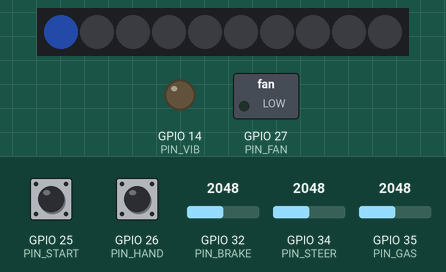
The sketch below on a simulated ESP32. On the bench: 10 RGB LEDs in strip order, left to right, switched loads named in the sketch (green lamp = pin HIGH), output pins drawn as LEDs (lit = HIGH). The inputs (shaded band) are chosen by the test bench; at power-on: GPIO 25 (PIN_START) HIGH, GPIO 26 (PIN_HAND) HIGH, GPIO 32 (PIN_BRAKE) = 2048, GPIO 34 (PIN_STEER) = 2048, GPIO 35 (PIN_GAS) = 2048 (analog values on the 0–4095 scale). Dim RGB values are drawn brighter than linear; WiFi joins after 1.5 s; servers stay silent unless stated; no MQTT or app messages arrive unless stated; what the sketch prints to the serial monitor is not drawn.

Above: at 1.61 s.
At 2.34 s:
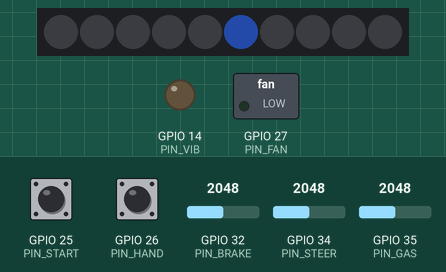
At 2.78 s:
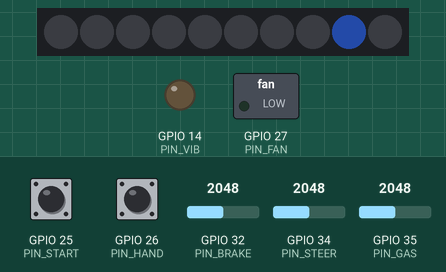
At 3.24 s:
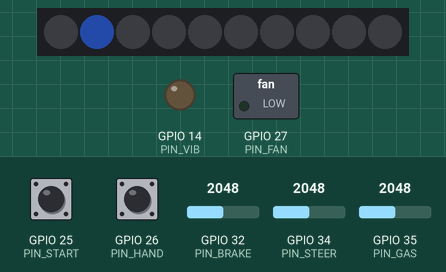

The sketch:

esp32_volante_sanje.ino
```cpp
/*
  IES SANJE · Vuelta rápida en La Sarthe
  Puesto de conducción con ESP32 por MQTT

  ENVÍA al juego (tema <PREFIX>/control, 30 veces por segundo):
    {"steer":-1..1, "gas":0..1, "brake":0..1, "hand":0|1}
  y "start" en <PREFIX>/cmd al pulsar el botón de salida.

  RECIBE del juego:
    <PREFIX>/telemetry  -> velocidad, revoluciones, pianos...
    <PREFIX>/event      -> semáforo, salida, choques, vueltas

  Hardware:
    GPIO34  potenciómetro del volante   (pin central; extremos a 3V3 y GND)
    GPIO35  potenciómetro del acelerador
    GPIO32  potenciómetro del freno
    GPIO25  pulsador de salida           (a GND)
    GPIO26  interruptor freno de mano    (a GND)
    GPIO5   tira WS2812 de 10 LED (revoluciones + semáforo)
    GPIO27  ventilador por MOSFET (viento según la velocidad)
    GPIO14  motor de vibración por transistor (choques y pianos)

  Librerías (Gestor de librerías de Arduino):
    PubSubClient, ArduinoJson (v7), Adafruit NeoPixel
*/

#include <WiFi.h>
#include <PubSubClient.h>
#include <ArduinoJson.h>
#include <Adafruit_NeoPixel.h>

// ---------- Configuración ----------
const char* WIFI_SSID = "TU_WIFI";
const char* WIFI_PASS = "TU_CLAVE";
// Broker MQTT (público de HiveMQ, o la IP de tu Mosquitto)
const char* MQTT_HOST = "broker.hivemq.com";   // broker público y gratuito
const int   MQTT_PORT = 1883;
// Credenciales del cliente creado en FlowFuse > Broker. Déjalas vacías con Mosquitto sin contraseña.
// En FlowFuse el usuario es también el ID de cliente: "volante@IDdelEquipo"
const char* MQTT_USER = "";   // vacío con HiveMQ
const char* MQTT_PASS = "";
// Prefijo + código de sala: copia las 4 letras que muestra el juego en el menú
// (por ejemplo, si el juego enseña la sala K7P2, pon "iessanje/lemans/K7P2")
const char* PREFIX    = "iessanje/lemans/K7P2";

#define PIN_STEER 34
#define PIN_GAS   35
#define PIN_BRAKE 32
#define PIN_START 25
#define PIN_HAND  26
#define PIN_LEDS   5
#define PIN_FAN   27
#define PIN_VIB   14
#define NUM_LEDS  10

// Calibración: mira los valores en el monitor serie y ajústalos
int STEER_MIN = 300,  STEER_MAX = 3800;
int GAS_MIN   = 400,  GAS_MAX   = 3600;
int BRAKE_MIN = 400,  BRAKE_MAX = 3600;
const bool CALIBRAR = false;              // true = imprime lecturas crudas

// ---------- Estado ----------
Adafruit_NeoPixel strip(NUM_LEDS, PIN_LEDS, NEO_GRB + NEO_KHZ800);
WiFiClient net;
PubSubClient mqtt(net);

String gameState = "menu";
float rpm = 0;
int kmh = 0;
bool onKerb = false;
int lightsOn = 0;
unsigned long goUntil = 0, vibUntil = 0, lastSend = 0;
bool lastStart = false;

float norm(int raw, int mn, int mx) {
  return constrain((raw - mn) / (float)(mx - mn), 0.0f, 1.0f);
}

String topic(const char* sub) { return String(PREFIX) + "/" + sub; }

void onMessage(char* t, byte* payload, unsigned int len) {
  JsonDocument d;
  if (deserializeJson(d, payload, len)) return;
  String tp(t);
  if (tp.endsWith("/telemetry")) {
    kmh = d["kmh"] | 0;
    rpm = d["rpm"] | 0.0f;
    onKerb = d["kerb"] | false;
    gameState = (const char*)(d["state"] | "menu");
  } else if (tp.endsWith("/event")) {
    const char* type = d["type"] | "";
    if (!strcmp(type, "lights"))      lightsOn = d["n"] | 0;
    else if (!strcmp(type, "go"))     { lightsOn = 0; goUntil = millis() + 1200; }
    else if (!strcmp(type, "turn"))   lightsOn = 0;
    else if (!strcmp(type, "impact")) vibUntil = millis() + 150 + (int)((d["force"] | 0.0f) * 25);
  }
}

void connectWifi() {
  WiFi.mode(WIFI_STA);
  WiFi.begin(WIFI_SSID, WIFI_PASS);
  Serial.print("WiFi");
  while (WiFi.status() != WL_CONNECTED) { delay(300); Serial.print("."); }
  Serial.println(" OK " + WiFi.localIP().toString());
}

void connectMqtt() {
  while (!mqtt.connected()) {
    bool ok;
    if (strlen(MQTT_USER) > 0) ok = mqtt.connect(MQTT_USER, MQTT_USER, MQTT_PASS);   // ID = usuario
    else ok = mqtt.connect(("volante-" + String((uint32_t)ESP.getEfuseMac(), HEX)).c_str());
    if (ok) {
      mqtt.subscribe(topic("telemetry").c_str());
      mqtt.subscribe(topic("event").c_str());
      Serial.println("MQTT conectado");
    } else {
      Serial.println("MQTT fallo, reintento...");
      delay(1500);
    }
  }
}

void drawLeds() {
  unsigned long now = millis();
  strip.clear();
  if (gameState == "countdown") {
    for (int i = 0; i < lightsOn * 2 && i < NUM_LEDS; i++) strip.setPixelColor(i, strip.Color(255, 0, 0));
  } else if (now < goUntil) {
    for (int i = 0; i < NUM_LEDS; i++) strip.setPixelColor(i, strip.Color(0, 255, 0));
  } else if (gameState == "race" || gameState == "done") {
    int n = round(constrain((rpm - 0.5f) / 0.5f, 0.0f, 1.0f) * NUM_LEDS);
    for (int i = 0; i < n; i++) {
      uint32_t c = i < 4 ? strip.Color(0, 200, 40) : (i < 8 ? strip.Color(255, 20, 0) : strip.Color(0, 60, 255));
      strip.setPixelColor(i, c);
    }
    if (rpm > 0.97 && (now / 80) % 2) strip.fill(strip.Color(0, 60, 255));   // cambio de marcha
  } else {
    strip.setPixelColor((now / 150) % NUM_LEDS, strip.Color(29, 63, 138)); // azul SANJE en espera
  }
  strip.show();
}

void setup() {
  Serial.begin(115200);
  pinMode(PIN_START, INPUT_PULLUP);
  pinMode(PIN_HAND, INPUT_PULLUP);
  pinMode(PIN_VIB, OUTPUT);
  pinMode(PIN_FAN, OUTPUT);
  analogReadResolution(12);
  strip.begin(); strip.setBrightness(80); strip.show();
  connectWifi();
  mqtt.setServer(MQTT_HOST, MQTT_PORT);
  mqtt.setBufferSize(512);
  mqtt.setCallback(onMessage);
}

void loop() {
  if (WiFi.status() != WL_CONNECTED) connectWifi();
  if (!mqtt.connected()) connectMqtt();
  mqtt.loop();

  unsigned long now = millis();
  if (now - lastSend >= 33) {
    lastSend = now;
    int rs = analogRead(PIN_STEER), rg = analogRead(PIN_GAS), rb = analogRead(PIN_BRAKE);
    if (CALIBRAR) Serial.printf("volante %d  gas %d  freno %d\n", rs, rg, rb);
    float steer = norm(rs, STEER_MIN, STEER_MAX) * 2.0f - 1.0f;
    if (fabs(steer) < 0.03f) steer = 0;
    char buf[96];
    snprintf(buf, sizeof(buf), "{\"steer\":%.3f,\"gas\":%.3f,\"brake\":%.3f,\"hand\":%d}",
             steer, norm(rg, GAS_MIN, GAS_MAX), norm(rb, BRAKE_MIN, BRAKE_MAX), digitalRead(PIN_HAND) == LOW);
    mqtt.publish(topic("control").c_str(), buf);
  }

  bool st = digitalRead(PIN_START) == LOW;
  if (st && !lastStart) mqtt.publish(topic("cmd").c_str(), "start");
  lastStart = st;

  bool racing = gameState == "race";
  analogWrite(PIN_FAN, racing ? map(constrain(kmh, 0, 340), 0, 340, 60, 255) : 0);
  digitalWrite(PIN_VIB, (now < vibUntil || (racing && onKerb)) ? HIGH : LOW);

  static unsigned long lastLed = 0;
  if (now - lastLed > 30) { lastLed = now; drawLeds(); }
}
```

Measured:
- by itself, everything shown: repeats every 1.5 s, in 10 steps
